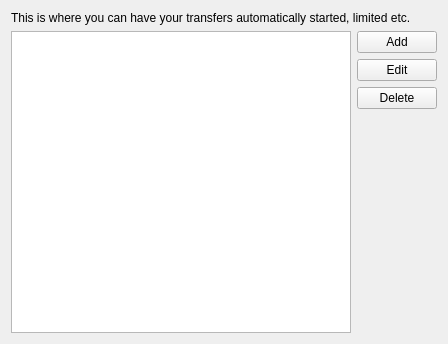
<?xml version="1.0" encoding="UTF-8"?>
<ui version="4.0">
 <class>SettingsSchedulerForm</class>
 <widget class="QWidget" name="SettingsSchedulerForm">
  <property name="geometry">
   <rect>
    <x>0</x>
    <y>0</y>
    <width>448</width>
    <height>344</height>
   </rect>
  </property>
  <property name="windowTitle">
   <string>Scheduler</string>
  </property>
  <layout class="QGridLayout" name="gridLayout">
   <item row="1" column="0" rowspan="4">
    <widget class="QListWidget" name="listTasks"/>
   </item>
   <item row="1" column="1">
    <widget class="QPushButton" name="pushAdd">
     <property name="text">
      <string>Add</string>
     </property>
    </widget>
   </item>
   <item row="2" column="1">
    <widget class="QPushButton" name="pushEdit">
     <property name="text">
      <string>Edit</string>
     </property>
    </widget>
   </item>
   <item row="3" column="1">
    <widget class="QPushButton" name="pushDelete">
     <property name="text">
      <string>Delete</string>
     </property>
    </widget>
   </item>
   <item row="4" column="1">
    <spacer name="verticalSpacer">
     <property name="orientation">
      <enum>Qt::Vertical</enum>
     </property>
     <property name="sizeHint" stdset="0">
      <size>
       <width>20</width>
       <height>221</height>
      </size>
     </property>
    </spacer>
   </item>
   <item row="0" column="0" colspan="2">
    <widget class="QLabel" name="label">
     <property name="text">
      <string>This is where you can have your transfers automatically started, limited etc.</string>
     </property>
     <property name="wordWrap">
      <bool>true</bool>
     </property>
    </widget>
   </item>
  </layout>
 </widget>
 <resources/>
 <connections>
  <connection>
   <sender>listTasks</sender>
   <signal>doubleClicked(QModelIndex)</signal>
   <receiver>pushEdit</receiver>
   <slot>click()</slot>
   <hints>
    <hint type="sourcelabel">
     <x>253</x>
     <y>134</y>
    </hint>
    <hint type="destinationlabel">
     <x>412</x>
     <y>93</y>
    </hint>
   </hints>
  </connection>
 </connections>
</ui>
